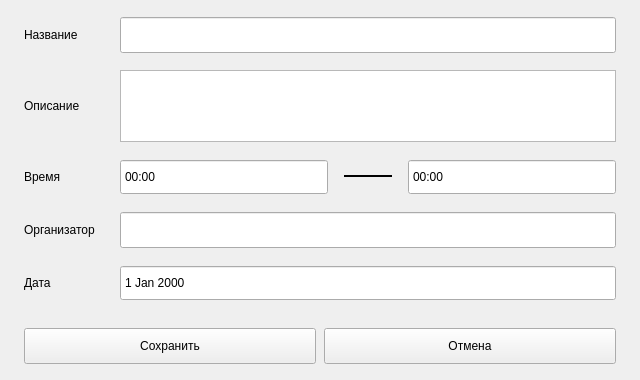
<?xml version="1.0" encoding="UTF-8"?>
<ui version="4.0">
 <class>EditEvent</class>
 <widget class="QWidget" name="EditEvent">
  <property name="geometry">
   <rect>
    <x>0</x>
    <y>0</y>
    <width>640</width>
    <height>380</height>
   </rect>
  </property>
  <property name="minimumSize">
   <size>
    <width>640</width>
    <height>380</height>
   </size>
  </property>
  <property name="maximumSize">
   <size>
    <width>640</width>
    <height>380</height>
   </size>
  </property>
  <property name="windowTitle">
   <string>Event Orginizer | Редактировать мероприятие</string>
  </property>
  <property name="windowIcon">
   <iconset resource="resources/resources.qrc">
    <normaloff>:/icons/favicon.ico</normaloff>:/icons/favicon.ico</iconset>
  </property>
  <layout class="QGridLayout" name="gridLayout">
   <property name="leftMargin">
    <number>24</number>
   </property>
   <property name="topMargin">
    <number>16</number>
   </property>
   <property name="rightMargin">
    <number>24</number>
   </property>
   <property name="bottomMargin">
    <number>16</number>
   </property>
   <property name="horizontalSpacing">
    <number>8</number>
   </property>
   <property name="verticalSpacing">
    <number>24</number>
   </property>
   <item row="0" column="0" colspan="2">
    <layout class="QFormLayout" name="Inputs">
     <property name="sizeConstraint">
      <enum>QLayout::SetDefaultConstraint</enum>
     </property>
     <property name="fieldGrowthPolicy">
      <enum>QFormLayout::AllNonFixedFieldsGrow</enum>
     </property>
     <property name="labelAlignment">
      <set>Qt::AlignJustify|Qt::AlignVCenter</set>
     </property>
     <property name="formAlignment">
      <set>Qt::AlignJustify|Qt::AlignVCenter</set>
     </property>
     <property name="horizontalSpacing">
      <number>16</number>
     </property>
     <property name="verticalSpacing">
      <number>16</number>
     </property>
     <item row="0" column="0">
      <widget class="QLabel" name="nameLabel">
       <property name="minimumSize">
        <size>
         <width>80</width>
         <height>36</height>
        </size>
       </property>
       <property name="maximumSize">
        <size>
         <width>80</width>
         <height>36</height>
        </size>
       </property>
       <property name="text">
        <string>Название</string>
       </property>
      </widget>
     </item>
     <item row="0" column="1">
      <widget class="QLineEdit" name="nameLineEdit">
       <property name="minimumSize">
        <size>
         <width>0</width>
         <height>36</height>
        </size>
       </property>
       <property name="maximumSize">
        <size>
         <width>16777215</width>
         <height>36</height>
        </size>
       </property>
      </widget>
     </item>
     <item row="1" column="0">
      <widget class="QLabel" name="descriptionLabel">
       <property name="minimumSize">
        <size>
         <width>80</width>
         <height>72</height>
        </size>
       </property>
       <property name="maximumSize">
        <size>
         <width>80</width>
         <height>72</height>
        </size>
       </property>
       <property name="text">
        <string>Описание</string>
       </property>
      </widget>
     </item>
     <item row="1" column="1">
      <widget class="QTextEdit" name="descriptionTextEdit">
       <property name="minimumSize">
        <size>
         <width>0</width>
         <height>72</height>
        </size>
       </property>
       <property name="maximumSize">
        <size>
         <width>16777215</width>
         <height>72</height>
        </size>
       </property>
      </widget>
     </item>
     <item row="2" column="1">
      <layout class="QHBoxLayout" name="timeInput">
       <property name="spacing">
        <number>16</number>
       </property>
       <item>
        <widget class="QTimeEdit" name="startTimeEdit">
         <property name="minimumSize">
          <size>
           <width>0</width>
           <height>36</height>
          </size>
         </property>
         <property name="maximumSize">
          <size>
           <width>16777215</width>
           <height>36</height>
          </size>
         </property>
         <property name="buttonSymbols">
          <enum>QAbstractSpinBox::NoButtons</enum>
         </property>
         <property name="currentSection">
          <enum>QDateTimeEdit::HourSection</enum>
         </property>
         <property name="displayFormat">
          <string>hh:mm</string>
         </property>
        </widget>
       </item>
       <item>
        <widget class="Line" name="line">
         <property name="windowModality">
          <enum>Qt::NonModal</enum>
         </property>
         <property name="minimumSize">
          <size>
           <width>48</width>
           <height>0</height>
          </size>
         </property>
         <property name="maximumSize">
          <size>
           <width>48</width>
           <height>16777215</height>
          </size>
         </property>
         <property name="frameShadow">
          <enum>QFrame::Plain</enum>
         </property>
         <property name="lineWidth">
          <number>2</number>
         </property>
         <property name="orientation">
          <enum>Qt::Horizontal</enum>
         </property>
        </widget>
       </item>
       <item>
        <widget class="QTimeEdit" name="endTimeEdit">
         <property name="minimumSize">
          <size>
           <width>0</width>
           <height>36</height>
          </size>
         </property>
         <property name="maximumSize">
          <size>
           <width>16777215</width>
           <height>36</height>
          </size>
         </property>
         <property name="buttonSymbols">
          <enum>QAbstractSpinBox::NoButtons</enum>
         </property>
         <property name="displayFormat">
          <string>hh:mm</string>
         </property>
        </widget>
       </item>
      </layout>
     </item>
     <item row="3" column="0">
      <widget class="QLabel" name="organizerLaber">
       <property name="minimumSize">
        <size>
         <width>80</width>
         <height>36</height>
        </size>
       </property>
       <property name="maximumSize">
        <size>
         <width>80</width>
         <height>36</height>
        </size>
       </property>
       <property name="text">
        <string>Организатор</string>
       </property>
      </widget>
     </item>
     <item row="3" column="1">
      <widget class="QLineEdit" name="organizerLineEdit">
       <property name="minimumSize">
        <size>
         <width>0</width>
         <height>36</height>
        </size>
       </property>
       <property name="maximumSize">
        <size>
         <width>16777215</width>
         <height>36</height>
        </size>
       </property>
      </widget>
     </item>
     <item row="2" column="0">
      <widget class="QLabel" name="timeLaber">
       <property name="minimumSize">
        <size>
         <width>80</width>
         <height>36</height>
        </size>
       </property>
       <property name="maximumSize">
        <size>
         <width>80</width>
         <height>36</height>
        </size>
       </property>
       <property name="text">
        <string>Время</string>
       </property>
      </widget>
     </item>
     <item row="4" column="0">
      <widget class="QLabel" name="dateLabel">
       <property name="minimumSize">
        <size>
         <width>80</width>
         <height>36</height>
        </size>
       </property>
       <property name="maximumSize">
        <size>
         <width>80</width>
         <height>16777215</height>
        </size>
       </property>
       <property name="text">
        <string>Дата</string>
       </property>
      </widget>
     </item>
     <item row="4" column="1">
      <widget class="QDateEdit" name="dateEdit">
       <property name="minimumSize">
        <size>
         <width>0</width>
         <height>36</height>
        </size>
       </property>
       <property name="buttonSymbols">
        <enum>QAbstractSpinBox::NoButtons</enum>
       </property>
      </widget>
     </item>
    </layout>
   </item>
   <item row="1" column="0">
    <widget class="QPushButton" name="saveButton">
     <property name="minimumSize">
      <size>
       <width>0</width>
       <height>36</height>
      </size>
     </property>
     <property name="text">
      <string>Сохранить</string>
     </property>
     <property name="shortcut">
      <string>Ctrl+S</string>
     </property>
    </widget>
   </item>
   <item row="1" column="1">
    <widget class="QPushButton" name="cancelButton">
     <property name="minimumSize">
      <size>
       <width>0</width>
       <height>36</height>
      </size>
     </property>
     <property name="text">
      <string>Отмена</string>
     </property>
     <property name="shortcut">
      <string>Ctrl+C</string>
     </property>
    </widget>
   </item>
  </layout>
 </widget>
 <resources>
  <include location="resources/resources.qrc"/>
 </resources>
 <connections/>
</ui>
